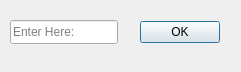
<?xml version="1.0" encoding="UTF-8"?>
<ui version="4.0">
 <class>TitleInput</class>
 <widget class="QDialog" name="TitleInput">
  <property name="geometry">
   <rect>
    <x>0</x>
    <y>0</y>
    <width>241</width>
    <height>72</height>
   </rect>
  </property>
  <property name="windowTitle">
   <string>Dialog</string>
  </property>
  <widget class="QDialogButtonBox" name="OK">
   <property name="geometry">
    <rect>
     <x>140</x>
     <y>20</y>
     <width>80</width>
     <height>24</height>
    </rect>
   </property>
   <property name="orientation">
    <enum>Qt::Orientation::Horizontal</enum>
   </property>
   <property name="standardButtons">
    <set>QDialogButtonBox::StandardButton::Ok</set>
   </property>
  </widget>
  <widget class="QLineEdit" name="lineEdit">
   <property name="geometry">
    <rect>
     <x>10</x>
     <y>20</y>
     <width>108</width>
     <height>24</height>
    </rect>
   </property>
   <property name="maxLength">
    <number>15</number>
   </property>
   <property name="placeholderText">
    <string>Enter Here:</string>
   </property>
  </widget>
 </widget>
 <resources/>
 <connections>
  <connection>
   <sender>OK</sender>
   <signal>accepted()</signal>
   <receiver>TitleInput</receiver>
   <slot>accept()</slot>
   <hints>
    <hint type="sourcelabel">
     <x>248</x>
     <y>254</y>
    </hint>
    <hint type="destinationlabel">
     <x>157</x>
     <y>274</y>
    </hint>
   </hints>
  </connection>
  <connection>
   <sender>OK</sender>
   <signal>rejected()</signal>
   <receiver>TitleInput</receiver>
   <slot>reject()</slot>
   <hints>
    <hint type="sourcelabel">
     <x>316</x>
     <y>260</y>
    </hint>
    <hint type="destinationlabel">
     <x>286</x>
     <y>274</y>
    </hint>
   </hints>
  </connection>
 </connections>
</ui>
